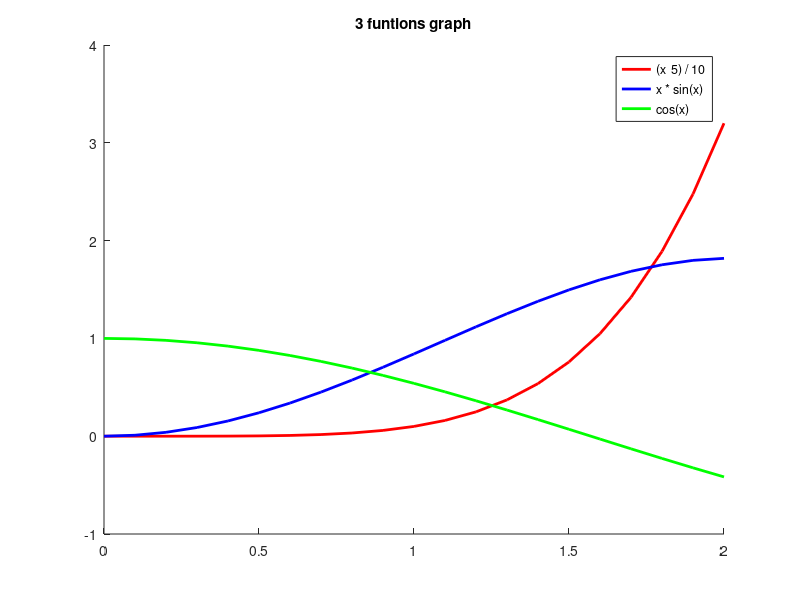

Reproduce this figure in MATLAB.

clc
clear

x = 0:0.1:2;

y1 = (x .^ 5) / 10;

y2 = x .* sin(x);

y3 = cos(x);

hold on;
#figure; # Create a new figure window for plotting.
plot(x, y1, 'r', 'LineWidth', 2);
#figure;
plot(x, y2, 'b', 'LineWidth', 2);
#figure;
plot(x, y3, 'g', 'LineWidth', 2);
hold off;

title("3 funtions graph");
legend("(x ^ 5) / 10", "x * sin(x)", "cos(x)");

